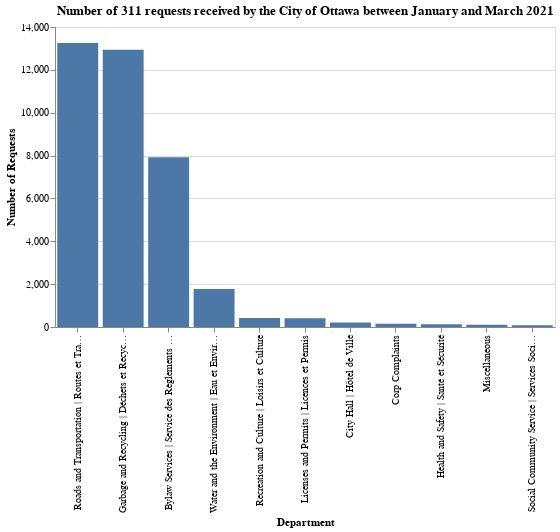

Source (notebook cell):
### Code cell
plot_311 = alt.Chart(logs_grouped, width=500, height=300).mark_bar().encode(
    x=alt.X('SUBJECT:N', title="Department", sort="-y"),
    y=alt.Y('REASON:Q', title="Number of Requests")
).properties(title="Number of 311 requests received by the City of Ottawa between January and March 2021")

plot_311

### Figure 1 — Vega-Lite specification as saved in the notebook (floating-point values rounded to 4 significant figures)
{"config": {"view": {"continuousWidth": 400, "continuousHeight": 300}}, "data": {"name": "data-cbbee3238f296017ccfc184b42c15dc1"}, "mark": "bar", "encoding": {"x": {"type": "nominal", "field": "SUBJECT", "sort": "-y", "title": "Department"}, "y": {"type": "quantitative", "field": "REASON", "title": "Number of Requests"}}, "height": 300, "title": "Number of 311 requests received by the City of Ottawa between January and March 2021", "width": 500, "$schema": "https://vega.github.io/schema/vega-lite/v4.8.1.json", "datasets": {"data-cbbee3238f296017ccfc184b42c15dc1": [{"SUBJECT": "Bylaw Services | Service des Règlements Municipaux", "REASON": 7922, "TYPE": 7922, "DATE_RAISED": 7922, "CHANNEL": 7922, "WARD": 5210}, {"SUBJECT": "City Hall | Hôtel de Ville", "REASON": 207, "TYPE": 207, "DATE_RAISED": 207, "CHANNEL": 207, "WARD": 167}, {"SUBJECT": "Corp Complaints", "REASON": 156, "TYPE": 156, "DATE_RAISED": 156, "CHANNEL": 156, "WARD": 0}, {"SUBJECT": "Garbage and Recycling | Déchets et Recyclage", "REASON": 12938, "TYPE": 12938, "DATE_RAISED": 12938, "CHANNEL": 12938, "WARD": 12870}, {"SUBJECT": "Health and Safety | Santé et Sécurité", "REASON": 134, "TYPE": 134, "DATE_RAISED": 134, "CHANNEL": 134, "WARD": 133}, {"SUBJECT": "Licenses and Permits | Licences et Permis", "REASON": 408, "TYPE": 408, "DATE_RAISED": 408, "CHANNEL": 408, "WARD": 373}, {"SUBJECT": "Miscellaneous", "REASON": 100, "TYPE": 100, "DATE_RAISED": 100, "CHANNEL": 100, "WARD": 100}, {"SUBJECT": "Recreation and Culture | Loisirs et Culture", "REASON": 422, "TYPE": 422, "DATE_RAISED": 422, "CHANNEL": 422, "WARD": 421}, {"SUBJECT": "Roads and Transportation | Routes et Transports", "REASON": 13248, "TYPE": 13248, "DATE_RAISED": 13248, "CHANNEL": 13248, "WARD": 13136}, {"SUBJECT": "Social Community Service | Services Sociaux et Com", "REASON": 85, "TYPE": 85, "DATE_RAISED": 85, "CHANNEL": 85, "WARD": 85}, {"SUBJECT": "Water and the Environment | Eau et Environnement", "REASON": 1775, "TYPE": 1775, "DATE_RAISED": 1775, "CHANNEL": 1775, "WARD": 1715}]}}
